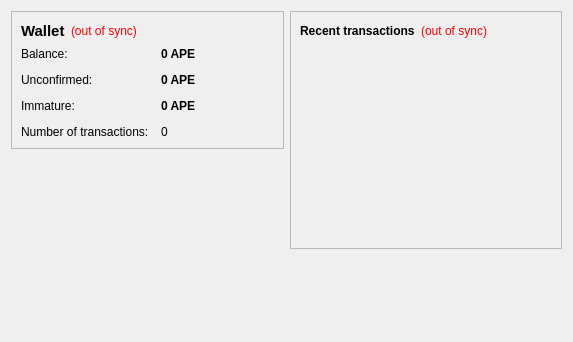
<?xml version="1.0" encoding="UTF-8"?>
<ui version="4.0">
 <class>OverviewPage</class>
 <widget class="QWidget" name="OverviewPage">
  <property name="geometry">
   <rect>
    <x>0</x>
    <y>0</y>
    <width>573</width>
    <height>342</height>
   </rect>
  </property>
  <property name="windowTitle">
   <string>Form</string>
  </property>
  <layout class="QHBoxLayout" name="horizontalLayout" stretch="1,1">
   <item>
    <layout class="QVBoxLayout" name="verticalLayout_2">
     <item>
      <widget class="QFrame" name="frame">
       <property name="frameShape">
        <enum>QFrame::StyledPanel</enum>
       </property>
       <property name="frameShadow">
        <enum>QFrame::Raised</enum>
       </property>
       <layout class="QVBoxLayout" name="verticalLayout_4">
        <item>
         <layout class="QHBoxLayout" name="horizontalLayout_4">
          <item>
           <widget class="QLabel" name="label_5">
            <property name="font">
             <font>
              <pointsize>11</pointsize>
              <weight>75</weight>
              <bold>true</bold>
             </font>
            </property>
            <property name="text">
             <string>Wallet</string>
            </property>
           </widget>
          </item>
          <item>
           <widget class="QLabel" name="labelWalletStatus">
            <property name="toolTip">
             <string>The displayed information may be out of date. Your wallet automatically synchronizes with the ApeCoin network after a connection is established, but this process has not completed yet.</string>
            </property>
            <property name="styleSheet">
             <string notr="true">QLabel { color: red; }</string>
            </property>
            <property name="text">
             <string notr="true">(out of sync)</string>
            </property>
            <property name="alignment">
             <set>Qt::AlignLeading|Qt::AlignLeft|Qt::AlignVCenter</set>
            </property>
           </widget>
          </item>
          <item>
           <spacer name="horizontalSpacer_2">
            <property name="orientation">
             <enum>Qt::Horizontal</enum>
            </property>
            <property name="sizeHint" stdset="0">
             <size>
              <width>40</width>
              <height>20</height>
             </size>
            </property>
           </spacer>
          </item>
         </layout>
        </item>
        <item>
         <layout class="QFormLayout" name="formLayout_2">
          <property name="fieldGrowthPolicy">
           <enum>QFormLayout::AllNonFixedFieldsGrow</enum>
          </property>
          <property name="horizontalSpacing">
           <number>12</number>
          </property>
          <property name="verticalSpacing">
           <number>12</number>
          </property>
          <item row="0" column="0">
           <widget class="QLabel" name="label">
            <property name="text">
             <string>Balance:</string>
            </property>
           </widget>
          </item>
          <item row="0" column="1">
           <widget class="QLabel" name="labelBalance">
            <property name="font">
             <font>
              <weight>75</weight>
              <bold>true</bold>
             </font>
            </property>
            <property name="cursor">
             <cursorShape>IBeamCursor</cursorShape>
            </property>
            <property name="toolTip">
             <string>Your current balance</string>
            </property>
            <property name="text">
             <string notr="true">0 APE</string>
            </property>
            <property name="textInteractionFlags">
             <set>Qt::LinksAccessibleByMouse|Qt::TextSelectableByKeyboard|Qt::TextSelectableByMouse</set>
            </property>
           </widget>
          </item>
          <item row="1" column="0">
           <widget class="QLabel" name="label_3">
            <property name="text">
             <string>Unconfirmed:</string>
            </property>
           </widget>
          </item>
          <item row="1" column="1">
           <widget class="QLabel" name="labelUnconfirmed">
            <property name="font">
             <font>
              <weight>75</weight>
              <bold>true</bold>
             </font>
            </property>
            <property name="cursor">
             <cursorShape>IBeamCursor</cursorShape>
            </property>
            <property name="toolTip">
             <string>Total of transactions that have yet to be confirmed, and do not yet count toward the current balance</string>
            </property>
            <property name="text">
             <string notr="true">0 APE</string>
            </property>
            <property name="textInteractionFlags">
             <set>Qt::LinksAccessibleByMouse|Qt::TextSelectableByKeyboard|Qt::TextSelectableByMouse</set>
            </property>
           </widget>
          </item>
          <item row="3" column="0">
           <widget class="QLabel" name="label_2">
            <property name="text">
             <string>Number of transactions:</string>
            </property>
           </widget>
          </item>
          <item row="3" column="1">
           <widget class="QLabel" name="labelNumTransactions">
            <property name="toolTip">
             <string>Total number of transactions in wallet</string>
            </property>
            <property name="text">
             <string notr="true">0</string>
            </property>
           </widget>
          </item>
          <item row="2" column="0">
           <widget class="QLabel" name="labelImmatureText">
            <property name="text">
             <string>Immature:</string>
            </property>
           </widget>
          </item>
          <item row="2" column="1">
           <widget class="QLabel" name="labelImmature">
            <property name="font">
             <font>
              <weight>75</weight>
              <bold>true</bold>
             </font>
            </property>
            <property name="toolTip">
             <string>Mined balance that has not yet matured</string>
            </property>
            <property name="text">
             <string notr="true">0 APE</string>
            </property>
            <property name="textInteractionFlags">
             <set>Qt::LinksAccessibleByMouse|Qt::TextSelectableByKeyboard|Qt::TextSelectableByMouse</set>
            </property>
           </widget>
          </item>
         </layout>
        </item>
       </layout>
      </widget>
     </item>
     <item>
      <spacer name="verticalSpacer">
       <property name="orientation">
        <enum>Qt::Vertical</enum>
       </property>
       <property name="sizeHint" stdset="0">
        <size>
         <width>20</width>
         <height>40</height>
        </size>
       </property>
      </spacer>
     </item>
    </layout>
   </item>
   <item>
    <layout class="QVBoxLayout" name="verticalLayout_3">
     <item>
      <widget class="QFrame" name="frame_2">
       <property name="frameShape">
        <enum>QFrame::StyledPanel</enum>
       </property>
       <property name="frameShadow">
        <enum>QFrame::Raised</enum>
       </property>
       <layout class="QVBoxLayout" name="verticalLayout">
        <item>
         <layout class="QHBoxLayout" name="horizontalLayout_2">
          <item>
           <widget class="QLabel" name="label_4">
            <property name="text">
             <string>&lt;b&gt;Recent transactions&lt;/b&gt;</string>
            </property>
           </widget>
          </item>
          <item>
           <widget class="QLabel" name="labelTransactionsStatus">
            <property name="toolTip">
             <string>The displayed information may be out of date. Your wallet automatically synchronizes with the ApeCoin network after a connection is established, but this process has not completed yet.</string>
            </property>
            <property name="styleSheet">
             <string notr="true">QLabel { color: red; }</string>
            </property>
            <property name="text">
             <string notr="true">(out of sync)</string>
            </property>
            <property name="alignment">
             <set>Qt::AlignRight|Qt::AlignTrailing|Qt::AlignVCenter</set>
            </property>
           </widget>
          </item>
          <item>
           <spacer name="horizontalSpacer">
            <property name="orientation">
             <enum>Qt::Horizontal</enum>
            </property>
            <property name="sizeHint" stdset="0">
             <size>
              <width>40</width>
              <height>20</height>
             </size>
            </property>
           </spacer>
          </item>
         </layout>
        </item>
        <item>
         <widget class="QListView" name="listTransactions">
          <property name="styleSheet">
           <string notr="true">QListView { background: transparent; }</string>
          </property>
          <property name="frameShape">
           <enum>QFrame::NoFrame</enum>
          </property>
          <property name="verticalScrollBarPolicy">
           <enum>Qt::ScrollBarAlwaysOff</enum>
          </property>
          <property name="horizontalScrollBarPolicy">
           <enum>Qt::ScrollBarAlwaysOff</enum>
          </property>
          <property name="selectionMode">
           <enum>QAbstractItemView::NoSelection</enum>
          </property>
         </widget>
        </item>
       </layout>
      </widget>
     </item>
     <item>
      <spacer name="verticalSpacer_2">
       <property name="orientation">
        <enum>Qt::Vertical</enum>
       </property>
       <property name="sizeHint" stdset="0">
        <size>
         <width>20</width>
         <height>40</height>
        </size>
       </property>
      </spacer>
     </item>
    </layout>
   </item>
  </layout>
 </widget>
 <resources/>
 <connections/>
</ui>
